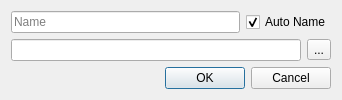
<?xml version="1.0" encoding="UTF-8"?>
<ui version="4.0">
 <class>InputData</class>
 <widget class="QDialog" name="InputData">
  <property name="geometry">
   <rect>
    <x>0</x>
    <y>0</y>
    <width>342</width>
    <height>99</height>
   </rect>
  </property>
  <property name="font">
   <font>
    <family>Segoe UI</family>
    <pointsize>9</pointsize>
   </font>
  </property>
  <property name="windowTitle">
   <string>Dialog</string>
  </property>
  <layout class="QVBoxLayout" name="verticalLayout">
   <item>
    <layout class="QHBoxLayout" name="horizontalLayout_2">
     <item>
      <widget class="QLineEdit" name="LineName">
       <property name="placeholderText">
        <string>Name</string>
       </property>
      </widget>
     </item>
     <item>
      <widget class="QCheckBox" name="CheckBox">
       <property name="text">
        <string>Auto Name</string>
       </property>
       <property name="checkable">
        <bool>true</bool>
       </property>
       <property name="checked">
        <bool>true</bool>
       </property>
       <property name="autoRepeat">
        <bool>false</bool>
       </property>
       <property name="autoExclusive">
        <bool>false</bool>
       </property>
      </widget>
     </item>
    </layout>
   </item>
   <item>
    <layout class="QHBoxLayout" name="horizontalLayout">
     <item>
      <widget class="QLineEdit" name="LineData">
       <property name="placeholderText">
        <string/>
       </property>
      </widget>
     </item>
     <item>
      <widget class="QToolButton" name="ToolButton">
       <property name="text">
        <string>...</string>
       </property>
      </widget>
     </item>
    </layout>
   </item>
   <item>
    <widget class="QDialogButtonBox" name="buttonBox">
     <property name="orientation">
      <enum>Qt::Horizontal</enum>
     </property>
     <property name="standardButtons">
      <set>QDialogButtonBox::Cancel|QDialogButtonBox::Ok</set>
     </property>
    </widget>
   </item>
  </layout>
 </widget>
 <resources/>
 <connections>
  <connection>
   <sender>buttonBox</sender>
   <signal>accepted()</signal>
   <receiver>InputData</receiver>
   <slot>accept()</slot>
   <hints>
    <hint type="sourcelabel">
     <x>257</x>
     <y>89</y>
    </hint>
    <hint type="destinationlabel">
     <x>157</x>
     <y>98</y>
    </hint>
   </hints>
  </connection>
  <connection>
   <sender>buttonBox</sender>
   <signal>rejected()</signal>
   <receiver>InputData</receiver>
   <slot>reject()</slot>
   <hints>
    <hint type="sourcelabel">
     <x>325</x>
     <y>89</y>
    </hint>
    <hint type="destinationlabel">
     <x>286</x>
     <y>98</y>
    </hint>
   </hints>
  </connection>
 </connections>
</ui>
